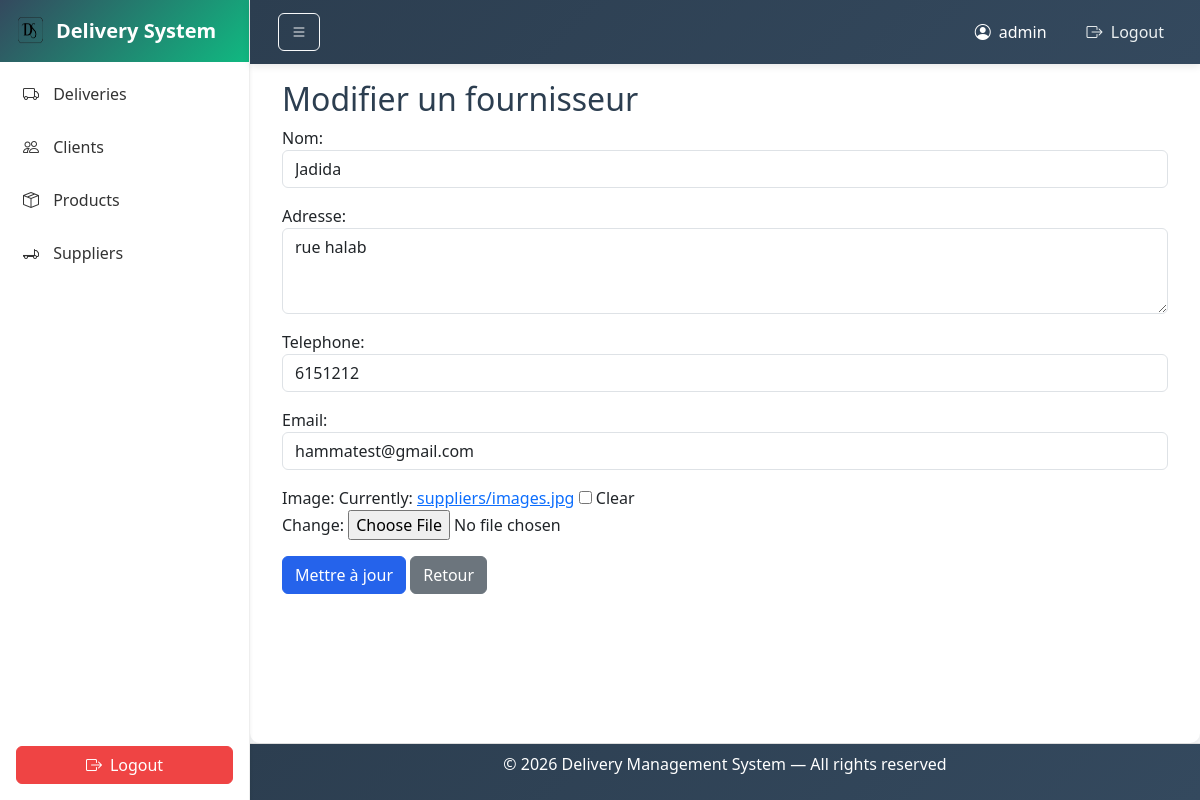
The page /suppliers/update/1/ (signed in) on the database its author committed.
### deliveryproject/models.py (models this page shows, shortened)
class Supplier(models.Model):
    nom = models.CharField(max_length=100)
    adresse = models.TextField()
    telephone = models.CharField(max_length=20)
    email = models.EmailField()
    image = models.ImageField(upload_to='suppliers/', blank=True, null=True)

### deliveryproject/views.py (the view)
# urls.py: path('suppliers/update/<int:id>/', views.supplier_update, name='supplier_update'),
@login_required(login_url='login')
def supplier_update(request, id):
    supplier = get_object_or_404(Supplier, id=id)
    form = SupplierForm(request.POST or None, request.FILES or None, instance=supplier)  # ✅ add request.FILES
    if form.is_valid():
        form.save()
        return redirect('supplier_list')
    return render(request, 'supplier/form.html', {
        'form': form
    })

### deliveryproject/forms.py
class SupplierForm(forms.ModelForm):
    class Meta:
        model = Supplier
        fields = '__all__'
        widgets = {
            'nom': forms.TextInput(attrs={'class': 'form-control'}),
            'adresse': forms.Textarea(attrs={'class': 'form-control', 'rows': 3}),
            'telephone': forms.TextInput(attrs={'class': 'form-control'}),
            'email': forms.EmailInput(attrs={'class': 'form-control'}),
        }

### deliveryproject/templates/supplier/form.html (shortened to what this page needs)
{% extends "layouts/base.html" %}
{% block content %}
<h2>Modifier un fournisseur</h2>
<form method="post" enctype="multipart/form-data">
    {{ form.as_p }}
    <button type="submit" class="btn btn-primary">
        Mettre à jour
    </button>
    <a href="{% url 'supplier_list' %}" class="btn btn-secondary">
        Retour
    </a>
</form>
{% endblock %}

### deliveryproject/templates/components/navbar.html (shortened to what this page needs)
{% load static %}
<nav class="navbar navbar-expand-lg navbar-dark bg-dark fixed-top">
    <div class="container-fluid">
        <div class="d-flex align-items-center">
            <button id="toggleSidebar" class="btn btn-outline-light me-3">
                <i class="bi bi-list"></i>
            </button>
        </div>
        <ul class="navbar-nav ms-auto align-items-center">
            <li class="nav-item d-flex align-items-center text-white me-3">
                <i class="bi bi-person-circle me-2"></i>
                <span>{{ request.user.username }}</span>
            </li>
            <li class="nav-item">
                <a class="nav-link" href="{% url 'logout' %}">
                    <i class="bi bi-box-arrow-right me-1"></i> Logout
                </a>
            </li>
        </ul>
    </div>
</nav>

### deliveryproject/static/layouts/css/sheet.css (style rules this page uses)
:root { --primary-color: #2563eb; --secondary-color: #2c3e50; --success-color: #10b981; --danger-color: #ef4444; }
* { margin: 0; padding: 0; box-sizing: border-box; }
body { background-color: #f8f9fa; font-family: 'Segoe UI', Tahoma, Geneva, Verdana, sans-serif; min-height: 100dvh; }
html, body { height: 100dvh; margin: 0; }
.btn-primary { background-color: var(--primary-color); border-color: var(--primary-color); transition: all 0.3s ease; }
h1, h2, h3 { color: var(--secondary-color); }

### deliveryproject/static/components/css/navbar.css (style rules this page uses)
.navbar { background: linear-gradient(135deg, var(--secondary-color), #34495e); box-shadow: 0 2px 8px rgba(0, 0, 0, 0.1); height: 64px; padding: 0 1rem; position: fixed; top: 0; left: 250px; right: 0; z-index: 1000; transition: left 0.3s ease; }
.navbar-nav .nav-link { color: #ecf0f1 !important; margin-left: 1rem; transition: all 0.3s ease; position: relative; }
.navbar-nav .nav-link::after { content: ''; position: absolute; width: 0; height: 2px; bottom: -5px; left: 0; background-color: #10b981; transition: width 0.3s ease; }

### rows shown on the page
Supplier: nom "Jadida", adresse "rue halab", telephone "6151212", email "hammatest@gmail.com"

### other values the page prints
{{ request.user.username }} "admin"
